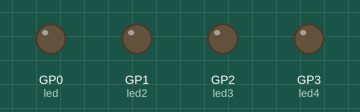
The program below on a simulated Raspberry Pi Pico running MicroPython. Shown: output pins drawn as LEDs (lit = HIGH).

Above: at 0.2 s.
At 1.7 s:
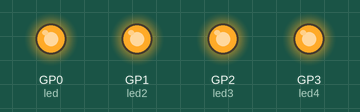
Timing chart, 0 to 3.0 s (numbered marks = the images above):
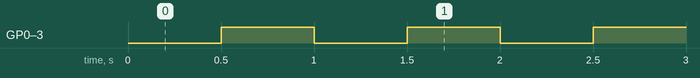

Measured:
- by itself, GP0 (led), GP1 (led2), GP2 (led3), GP3 (led4): alternates HIGH for 0.50 s and LOW for 0.50 s

The program:

10-30-23_Project_1.py
```python
from machine import Pin, Timer
led = Pin("GP0", Pin.OUT)
led2 = Pin("GP1", Pin.OUT)
led3 = Pin("GP2", Pin.OUT)
led4 = Pin("GP3", Pin.OUT)
timer = Timer()

def blink(timer):
    led.toggle()
    led2.toggle()
    led3.toggle()
    led4.toggle()

timer.init(freq=2, mode=Timer.PERIODIC, callback=blink)
```
